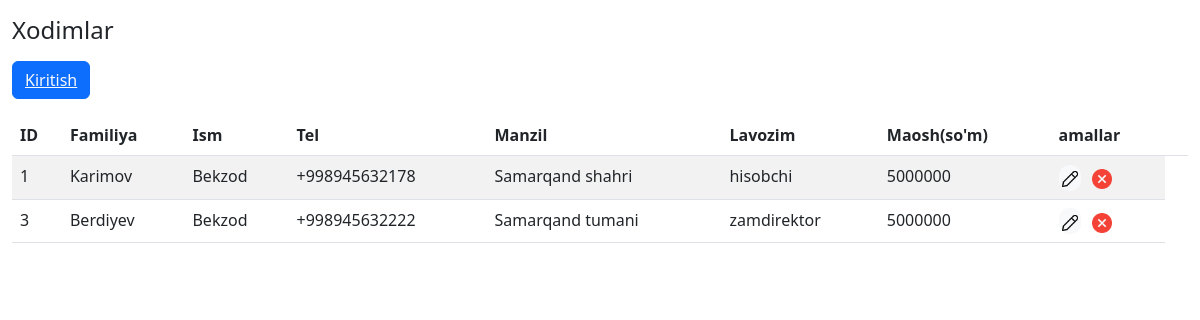
The app's page /xodim.php with its own data.
### tables this page shows
CREATE TABLE `xodim` (
  `xodimid` int(200) NOT NULL AUTO_INCREMENT,
  `familiya` varchar(15) NOT NULL,
  `ism` varchar(15) NOT NULL,
  `tel` varchar(15) NOT NULL,
  `manzil` varchar(300) NOT NULL,
  `lavozim` varchar(15) NOT NULL,
  `maosh` float NOT NULL,
  UNIQUE KEY `xodimid` (`xodimid`)
);

### xodim.php (the view, shortened to what this page needs)
<?php
include 'connection.php';
$sql = 'select * from xodim';
$result = mysqli_query($con,$sql);
?>
<!DOCTYPE html>
<html>
<head>
	<link rel="stylesheet" type="text/css" href="./vendor/bootstrap/css/bootstrap.min.css">
</head>
<body>
<div class="container-fluid my-3">
	<h4>Xodimlar</h4>
	<div class="my-3">
	<button type="button" class="btn btn-primary" data-bs-toggle="modal" data-bs-target="#staticBackdrop">
		<a href="./components/crudxodim/insert.php" class="text-light">
 		 Kiritish
		</a>
	</button>
	</div>
<table class="table table-striped" >
  <thead>
    <tr>
      <th scope="col">ID</th>
      <th scope="col">Familiya</th>
      <th scope="col">Ism</th>
      <th scope="col">Tel</th>
      <th scope="col">Manzil</th>
      <th scope="col">Lavozim</th>
      <th scope="col">Maosh(so'm)</th>
      <th scope="col">amallar</th>
      <th></th>
    </tr>
  </thead>
  <tbody>
  	<?php
   	while ($f = mysqli_fetch_assoc($result)){
   	echo '
   	<tr>
  	<td>'.$f['xodimid'].'</td>
  	<td>'.$f['familiya'].'</td>
  	<td>'.$f['ism'].'</td>
  	<td>'.$f['tel'].'</td>
  	<td>'.$f['manzil'].'</td>
  	<td>'.$f['lavozim'].'</td>
  	<td>'.$f['maosh'].'</td>
  	<td>
  	<button type="button" class="btn btn-light" data-bs-toggle="modal" data-bs-target="#staticBackdrop" style="border-radius:10px; padding:0; margin-right:10px;"><a href="./components/crudxodim/update.php?xodimid='.$f['xodimid'].'">
  <img src="./images/edit.png" width="20" style="margin: 0;"></a>
</buttoan>
<button type="button" class="btn" data-bs-toggle="modal" data-bs-target="#staticBackdrop" style="border-radius: 10px;padding:0; margin: 0;"><a href="./components/crudxodim/del.php?xodimid='.$f['xodimid'].'">
  <img src="./images/remove.png" width="20" style="margin: 0;"></a>
</button>
  	</td>
  	</tr>';
  	}
  	?>
  </tbody>
</table>
</div>
</body>
</html>

### records on screen
xodim: xodimid "1", familiya "Karimov", ism "Bekzod", tel "+998945632178", manzil "Samarqand shahri", lavozim "hisobchi", maosh "5000000"
xodim: xodimid "3", familiya "Berdiyev", ism "Bekzod", tel "+998945632222", manzil "Samarqand tumani", lavozim "zamdirektor", maosh "5000000"
